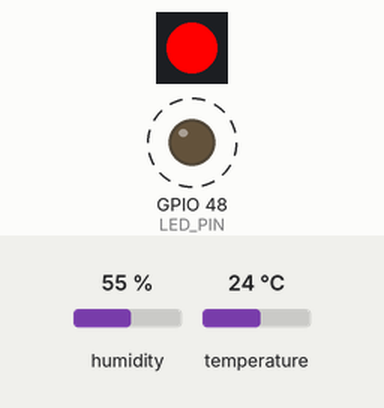
The program below on a simulated ESP32. Parts: 1 RGB LEDs in strip order, left to right, output pins drawn as LEDs (lit = HIGH). Dashed ring = blinking. The inputs (shaded band) are chosen by the test bench; at power-on: humidity 55 %, temperature 24 °C. WiFi joins after 1.5 s; servers stay silent unless stated; uploads are accepted with an empty reply; what the program prints to the serial monitor is not drawn.

Above: at 1.7 s.
At 2.3 s:
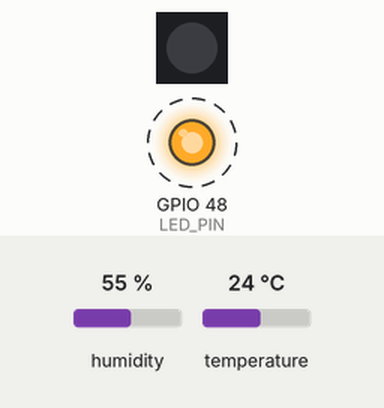
At 2.7 s:
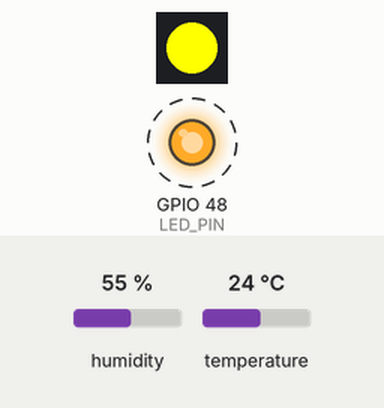
At 6.3 s:
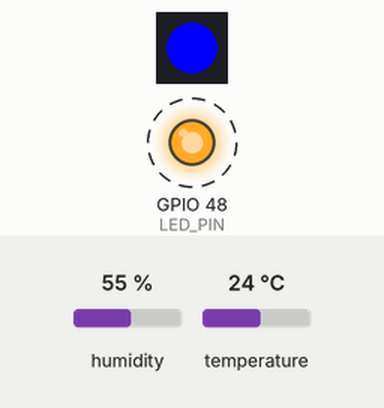
Timing chart, 0 to 7.3 s (numbered marks = the images above):
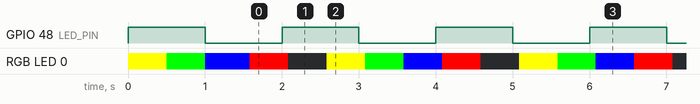

The program:

main.cpp
```cpp
#include <Arduino.h>
#include <Wire.h>
#include <WiFi.h>
#include <HTTPClient.h>
#include <Adafruit_AHTX0.h>
#include <Adafruit_NeoPixel.h>

#define NEO_PIN 45
#define LED_COUNT 1
#define LED_PIN GPIO_NUM_48
#define I2C_SDA 11
#define I2C_SCL 12
#define SEND_INTERVAL_MS 10000

const char* wifi_ssid = "HuyBui";
const char* wifi_pass = "huybui1234";

const char* tb_server = "http://app.coreiot.io";
const char* tb_token  = "95el4gf1nym0wx4iz5u9";

Adafruit_AHTX0 dht20;

void readAndSendSensor() {
    sensors_event_t humidity, temp;
    if (!dht20.getEvent(&humidity, &temp)) {
        Serial.println("[DHT20] Đọc cảm biến thất bại");
        return;
    }
    sendDataToThingsBoard(temp.temperature, humidity.relative_humidity);
}

bool sendDataToThingsBoard(float temperature, float humidity) {
    if (WiFi.status() != WL_CONNECTED) {
        Serial.println("[TB] WiFi chưa kết nối");
        return false;
    }

    HTTPClient http;
    http.begin(String(tb_server) + "/api/v1/" + tb_token + "/telemetry");
    http.addHeader("Content-Type", "application/json");

    String payload = "{\"temperature\":" + String(temperature, 2) + ",\"humidity\":" + String(humidity, 2) + "}";
    int code = http.POST(payload);
    http.end();

    Serial.printf("[TB] %s -> HTTP %d\n", payload.c_str(), code);
    return code == HTTP_CODE_OK;
}


void neo_blinky(void *pvParameters) {
    Adafruit_NeoPixel strip(LED_COUNT, NEO_PIN, NEO_GRB + NEO_KHZ800);
    strip.begin();
    strip.clear();
    strip.show();

    const uint32_t colors[] = {
        strip.Color(255, 255, 0), strip.Color(0, 255, 0), strip.Color(0, 0, 255),
        strip.Color(255, 0, 0), strip.Color(0, 0, 0)};

    while (1) {
        for (uint32_t c : colors) {
            strip.setPixelColor(0, c);
            strip.show();
            vTaskDelay(pdMS_TO_TICKS(500));
        }
    }
}

void led_blinky(void *pvParameters) {
    pinMode(LED_PIN, OUTPUT);
    while (1) {
        digitalWrite(LED_PIN, !digitalRead(LED_PIN));
        vTaskDelay(pdMS_TO_TICKS(1000));
    }
}

void setup() {
    Serial.begin(115200);
    xTaskCreate(led_blinky, "LED Control", 2048, NULL, 2, NULL);
    xTaskCreate(neo_blinky, "NEO Control", 2048, NULL, 2, NULL);

    Wire.begin(I2C_SDA, I2C_SCL);
    if (!dht20.begin()) {
        Serial.println("[DHT20] Không tìm thấy cảm biến!");
    }

    WiFi.begin(wifi_ssid, wifi_pass);
    Serial.print("Đang kết nối WiFi");
    while (WiFi.status() != WL_CONNECTED) {
        delay(500);
        Serial.print(".");
    }
    Serial.printf("\nWiFi OK, IP: %s\n", WiFi.localIP().toString().c_str());
}

void loop() {
    readAndSendSensor();
    delay(SEND_INTERVAL_MS);
}
```

temp.cpp
```cpp

```

Measured:
- by itself, GPIO 48 (LED_PIN): alternates HIGH for 1.0 s and LOW for 1.0 s
- by itself, RGB LED 0: off → RGB(255, 255, 0) at 0.00 s, → RGB(0, 255, 0) 0.50 s later, → RGB(0, 0, 255) 0.50 s later, → RGB(255, 0, 0) 0.58 s later, … (80 changes in this stretch)
- by itself, everything shown: repeats every 10.0 s, in 30 steps
